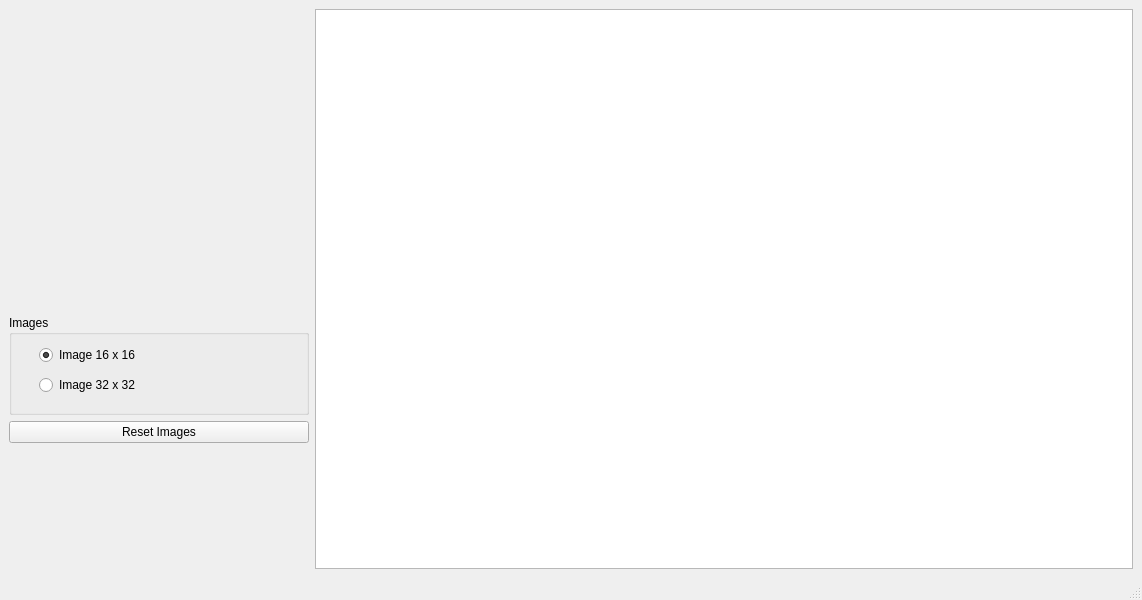
<?xml version="1.0" encoding="UTF-8"?>
<ui version="4.0">
 <class>MainWindow</class>
 <widget class="QMainWindow" name="MainWindow">
  <property name="geometry">
   <rect>
    <x>0</x>
    <y>0</y>
    <width>1142</width>
    <height>600</height>
   </rect>
  </property>
  <property name="windowTitle">
   <string>MainWindow</string>
  </property>
  <widget class="QWidget" name="centralwidget">
   <layout class="QGridLayout" name="gridLayout">
    <item row="0" column="0">
     <layout class="QVBoxLayout" name="verticalLayout">
      <item>
       <widget class="QLabel" name="picture">
        <property name="sizePolicy">
         <sizepolicy hsizetype="Fixed" vsizetype="Preferred">
          <horstretch>0</horstretch>
          <verstretch>0</verstretch>
         </sizepolicy>
        </property>
        <property name="minimumSize">
         <size>
          <width>300</width>
          <height>300</height>
         </size>
        </property>
        <property name="text">
         <string/>
        </property>
        <property name="scaledContents">
         <bool>true</bool>
        </property>
       </widget>
      </item>
      <item>
       <widget class="QGroupBox" name="groupBox">
        <property name="minimumSize">
         <size>
          <width>300</width>
          <height>100</height>
         </size>
        </property>
        <property name="title">
         <string>Images</string>
        </property>
        <property name="checkable">
         <bool>false</bool>
        </property>
        <widget class="QRadioButton" name="rb_Image16">
         <property name="geometry">
          <rect>
           <x>30</x>
           <y>30</y>
           <width>201</width>
           <height>20</height>
          </rect>
         </property>
         <property name="text">
          <string>Image 16 x 16</string>
         </property>
         <property name="checked">
          <bool>true</bool>
         </property>
        </widget>
        <widget class="QRadioButton" name="rb_Image32">
         <property name="geometry">
          <rect>
           <x>30</x>
           <y>60</y>
           <width>201</width>
           <height>20</height>
          </rect>
         </property>
         <property name="text">
          <string>Image 32 x 32</string>
         </property>
        </widget>
       </widget>
      </item>
      <item>
       <widget class="QPushButton" name="b_Reset">
        <property name="text">
         <string>Reset Images</string>
        </property>
       </widget>
      </item>
      <item>
       <spacer name="verticalSpacer">
        <property name="orientation">
         <enum>Qt::Vertical</enum>
        </property>
        <property name="sizeHint" stdset="0">
         <size>
          <width>20</width>
          <height>40</height>
         </size>
        </property>
       </spacer>
      </item>
     </layout>
    </item>
    <item row="0" column="1">
     <widget class="QTableView" name="tableView"/>
    </item>
   </layout>
  </widget>
  <widget class="QMenuBar" name="menubar">
   <property name="geometry">
    <rect>
     <x>0</x>
     <y>0</y>
     <width>1142</width>
     <height>26</height>
    </rect>
   </property>
  </widget>
  <widget class="QStatusBar" name="statusbar"/>
 </widget>
 <resources/>
 <connections/>
</ui>
